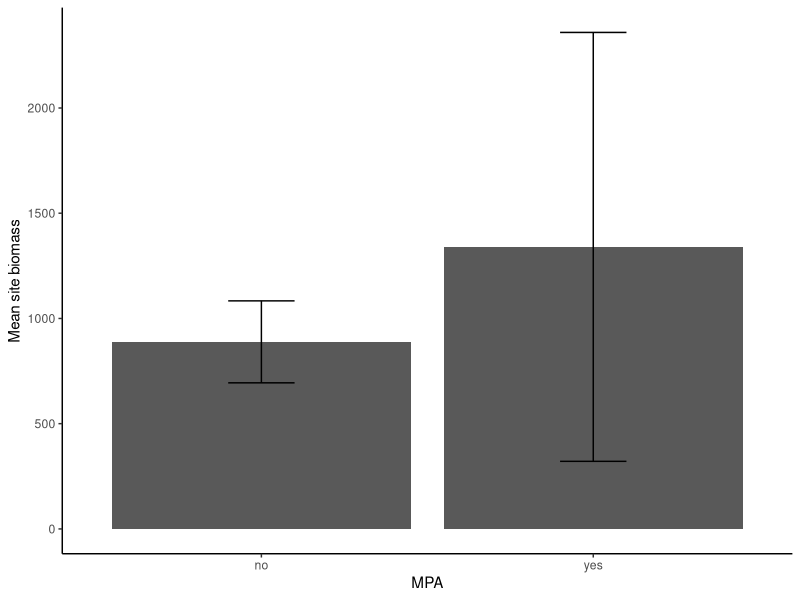
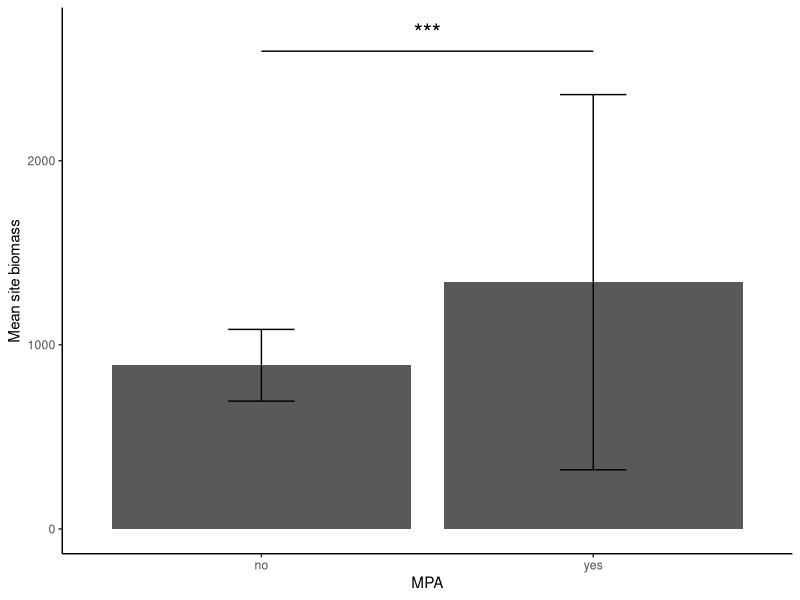

The R script that drew these images, in order: (Note: this script raises an error after producing the figures.)
## ---- chunk 1
#| echo: false

library(tidyverse)

example_data <- tibble::tibble(
  Date = c("2-Jan", "2-Jan", "2-Jan", "3-Jan", "3-Jan", "3-Jan", "4-Jan", "4-Jan", "4-Jan",
           "2-Jan", "2-Jan", "2-Jan", "3-Jan", "3-Jan", "3-Jan", "4-Jan", "4-Jan", "4-Jan"),
  MPA = c("yes", "yes", "yes", "yes", "yes", "yes", "yes", "yes", "yes",
          "no", "no", "no", "no", "no", "no", "no", "no", "no"),
  size_class = c(2.5, 5, 7.5, 2.5, 5, 7.5, 2.5, 5, 7.5, 
                 2.5, 5, 7.5, 2.5, 5, 7.5, 2.5, 5, 7.5),
  N = c(202, 97, 87, 55, 330, 698, 190, 50, 10,
        186, 22, 244, 696, 373, 120, 100, 90, 88),
  Richness = c(16, 20, 7, 13, 12, 13, 10, 3, 1,
               12, 9, 8, 10, 14, 8, 11, 2, 3)
)

# Summarising data before plotting
summary_data <- 
  example_data |> 
  drop_na() |> 
  mutate(weight = 0.01 * (size_class^3)) |> 
  mutate(biomass = weight * N) |> 
  summarise(total_biomass = sum(biomass), .by = c(Date, MPA)) |> 
  summarise(mean_biomass = mean(total_biomass), 
            sd_biomass = sd(total_biomass),
            n = n(),
            .by = c(MPA)) |> 
  mutate(se = sd_biomass / sqrt(n))


ggplot(summary_data, aes(x = MPA, y = mean_biomass)) +
  geom_col() +
  geom_errorbar(aes(ymin = mean_biomass - se, ymax = mean_biomass + se), width = 0.2) +
  theme_classic() +
  labs(y = "Mean site biomass")


## ---- chunk 2

y_star <- max(summary_data$mean_biomass + summary_data$se) * 1.1
y_line <- y_star + max(summary_data$se) * 0.1

ggplot(summary_data, aes(x = MPA, y = mean_biomass)) +
  geom_col() +
  geom_errorbar(aes(ymin = mean_biomass - se, ymax = mean_biomass + se), width = 0.2) +
  geom_segment(aes(x = 1, xend = 2, y = y_star, yend = y_star), linewidth = 0.5, data = tibble()) + 
  geom_text(aes(x = 1.5, y = y_line, label = "***"), size = 6, data = tibble()) +
  theme_classic() +
  labs(y = "Mean site biomass")
## ---- chunk 3
#| echo: false
# Set seed for reproducibility
set.seed(123)

# Fake species composition data (7 samples, 6 species)
species_data <- data.frame(
  Sample = paste0("S", 1:10),
  Species1 = sample(10:50, 10, replace = TRUE),
  Species2 = sample(20:70, 10, replace = TRUE),
  Species3 = sample(5:40, 10, replace = TRUE),
  Species4 = sample(5:30, 10, replace = TRUE),
  Species5 = sample(1:20, 10, replace = TRUE),
  Species6 = sample(15:60, 10, replace = TRUE)
)

# Convert to percentage composition
species_percent <- species_data %>%
  pivot_longer(cols = -Sample, names_to = "Species", values_to = "Abundance") %>%
  group_by(Sample) %>%
  mutate(Percentage = Abundance / sum(Abundance) * 100)

# Bar plot of species composition
bar_plot <- ggplot(species_percent, aes(x = Sample, y = Percentage, fill = Species)) +
  geom_bar(stat = "identity", position = "stack") +
  theme_minimal() +
  labs(y = "Species Composition (%)", x = "Samples", title = "Species Composition")

# Prepare data for NMDS (remove Sample column)
nmds_data <- species_data[, -1]

# Perform NMDS with Bray-Curtis distance
nmds_result <- metaMDS(nmds_data, distance = "bray", k = 2, trymax = 100)

# Extract NMDS coordinates
nmds_scores <- as.data.frame(nmds_result$points)
nmds_scores$Sample <- species_data$Sample  # Add sample labels

# NMDS plot
nmds_plot <- ggplot(nmds_scores, aes(x = MDS1, y = MDS2, label = Sample)) +
  geom_point(color = "darkgreen", size = 3) +
  geom_text(vjust = -1, hjust = 0.5, color = "darkblue") +
  theme_minimal() +
  labs(x = "NMDS1", y = "NMDS2", title = "Non-Metric Multidimensional Scaling (NMDS)")

library(patchwork)
bar_plot + nmds_plot
## ---- chunk 4

elps_center <- 
  nmds_scores %>% 
  mutate(grouping = case_when(Sample %in% c("S4", "S9", "S10", "S7") ~ "group1", 
         TRUE ~ "group2")) |> 
  summarise(MDS1 = mean(MDS1), 
            MDS2 = mean(MDS2), 
            .by = grouping) 
nmds_scores |> 
 mutate(grouping = case_when(Sample %in% c("S4", "S9", "S10", "S7") ~ "group1", 
         TRUE ~ "group2")) |> 
  ggplot(aes(x = MDS1, y = MDS2,  col = grouping)) +
  geom_point(size = 3) +
  geom_text(aes(label = Sample), vjust = -1, hjust = 0.5, color = "darkblue") +
  theme_minimal() +
  labs(x = "NMDS1", y = "NMDS2", title = "Non-Metric Multidimensional Scaling (NMDS)") +
  stat_ellipse(level = 0.95) + # adds ellipses (level default = 0.95)
  geom_point(data = elps_center, size = 5, pch = 21)
